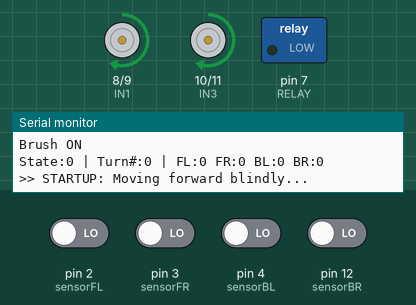
The sketch below on a simulated Arduino Uno, built with avr-gcc and run on an emulated ATmega328P. Shown: motor-driver pin pairs drawn as motors (green arrow = first pin HIGH = forward, orange = second pin HIGH = backward, longer = more drive, scaled by the enable pin), switched loads named in the sketch (green lamp = pin HIGH), the last lines printed to the serial monitor. Inputs (shaded band) come from the test bench; at power-on: pin 2 (sensorFL), pin 3 (sensorFR), pin 4 (sensorBL), pin 12 (sensorBR) LOW.

Above: at 2.2 s.
2.3 s: pin 4 (sensorBL) driven HIGH
5.3 s: pin 4 (sensorBL) driven LOW
6.9 s: pin 12 (sensorBR) driven HIGH
At 7.53 s:
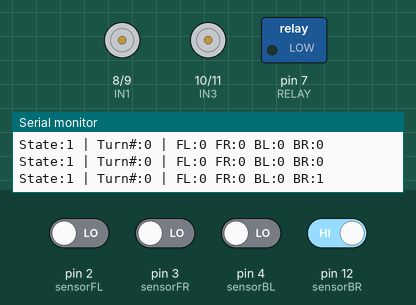
9.9 s: pin 12 (sensorBR) driven LOW
11.4 s: pin 2 (sensorFL) driven HIGH
14.4 s: pin 3 (sensorFR) driven HIGH
At 17.3 s:
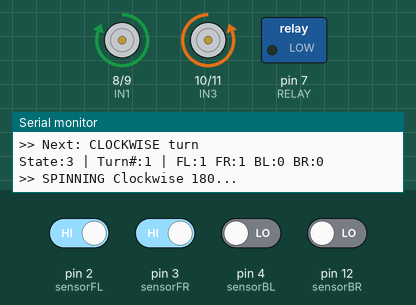
At 24.0 s:
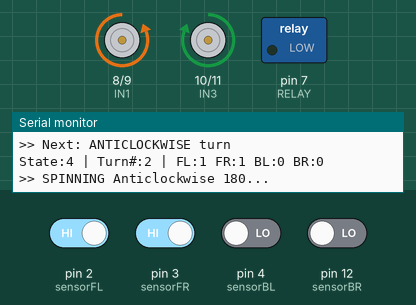
Timing chart, 0 to 24.3 s (numbered marks = the images above; inputs shaded):
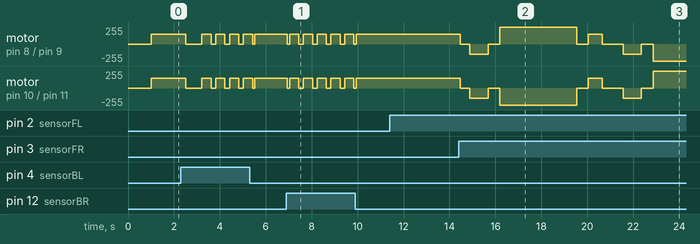

Measured:
- after the input at 6.9 s, motor on pin 8 (IN1) / pin 9 (IN2), motor on pin 10 (IN3) / pin 11 (IN4): forward 150/255 → stopped at once, then repeats every 0.60 s: forward 150/255 0.40 s, stopped 0.20 s
- by itself, motor on pin 8 (IN1) / pin 9 (IN2), motor on pin 10 (IN3) / pin 11 (IN4): repeats every 0.60 s: forward 150/255 0.40 s, stopped 0.20 s

The sketch:

cleaningRobot.ino
```cpp
// ==========================================
//     CLEANING ROBOT FULL CODE
// ==========================================

// ========== PIN DEFINITIONS ==========
int ENA = 5;
int IN1 = 8;
int IN2 = 9;
int IN3 = 10;
int IN4 = 11;
int ENB = 6;
int RELAY = 7;
int sensorFL = 2;
int sensorFR = 3;
int sensorBL = 4;
int sensorBR = 12;

// ========== SPEED SETTINGS ==========
int motorSpeed = 150;
int turnSpeed  = 255;

// ========== CALIBRATION ==========
int startupMoveTime = 1500;
int reverseTime     = 800;
int turn180TimeCW   = 3350;  // Adjust if CW is not exact 180
int turn180TimeCCW  = 3400;  // Already perfect
int rowShiftTime    = 600;

// ========== STATE MACHINE ==========
#define STARTUP        0
#define MOVE_FORWARD   1
#define REVERSING      2
#define TURN_CW        3
#define TURN_CCW       4
#define ROW_SHIFT      5
#define DONE           6

int state     = STARTUP;
int turnCount = 0;

// ========== SETUP ==========
void setup() {
  pinMode(ENA, OUTPUT);
  pinMode(IN1, OUTPUT);
  pinMode(IN2, OUTPUT);
  pinMode(IN3, OUTPUT);
  pinMode(IN4, OUTPUT);
  pinMode(ENB, OUTPUT);
  pinMode(RELAY, OUTPUT);
  pinMode(sensorFL, INPUT);
  pinMode(sensorFR, INPUT);
  pinMode(sensorBL, INPUT);
  pinMode(sensorBR, INPUT);

  Serial.begin(9600);
  Serial.println("==================");
  Serial.println("  Robot Starting  ");
  Serial.println("==================");

  digitalWrite(RELAY, LOW); // Change to HIGH if brush doesnt spin
  Serial.println("Brush ON");

  delay(1000);
}

// ========== MOVEMENT FUNCTIONS ==========
void moveForward() {
  analogWrite(ENA, motorSpeed);
  analogWrite(ENB, motorSpeed);
  digitalWrite(IN1, HIGH);
  digitalWrite(IN2, LOW);
  digitalWrite(IN3, HIGH);
  digitalWrite(IN4, LOW);
}

void moveBackward() {
  analogWrite(ENA, motorSpeed);
  analogWrite(ENB, motorSpeed);
  digitalWrite(IN1, LOW);
  digitalWrite(IN2, HIGH);
  digitalWrite(IN3, LOW);
  digitalWrite(IN4, HIGH);
}

// Left FORWARD + Right BACKWARD = Clockwise sharp turn
void spinCW() {
  analogWrite(ENA, turnSpeed);
  analogWrite(ENB, turnSpeed);
  digitalWrite(IN1, HIGH);
  digitalWrite(IN2, LOW);
  digitalWrite(IN3, LOW);
  digitalWrite(IN4, HIGH);
}

// Left BACKWARD + Right FORWARD = Anticlockwise sharp turn
void spinCCW() {
  analogWrite(ENA, turnSpeed);
  analogWrite(ENB, turnSpeed);
  digitalWrite(IN1, LOW);
  digitalWrite(IN2, HIGH);
  digitalWrite(IN3, HIGH);
  digitalWrite(IN4, LOW);
}

void stopMotors() {
  digitalWrite(IN1, LOW);
  digitalWrite(IN2, LOW);
  digitalWrite(IN3, LOW);
  digitalWrite(IN4, LOW);
}

// ========== MAIN LOOP ==========
void loop() {

  int FL = digitalRead(sensorFL);
  int FR = digitalRead(sensorFR);
  int BL = digitalRead(sensorBL);
  int BR = digitalRead(sensorBR);

  Serial.print("State:"); Serial.print(state);
  Serial.print(" | Turn#:"); Serial.print(turnCount);
  Serial.print(" | FL:"); Serial.print(FL);
  Serial.print(" FR:"); Serial.print(FR);
  Serial.print(" BL:"); Serial.print(BL);
  Serial.print(" BR:"); Serial.println(BR);

  switch (state) {

    // ===== STATE 0: STARTUP =====
    case STARTUP:
      Serial.println(">> STARTUP: Moving forward blindly...");
      moveForward();
      delay(startupMoveTime);
      stopMotors();
      delay(500);
      Serial.println(">> STARTUP done. Sensors enabled.");
      state = MOVE_FORWARD;
      break;

    // ===== STATE 1: MOVE FORWARD =====
    case MOVE_FORWARD:

      if (FL == 1 && FR == 1) {
        stopMotors();
        delay(300);
        Serial.println(">> EDGE detected! Reversing...");
        state = REVERSING;
      }
      else if (BL == 1 || BR == 1) {
        stopMotors();
        delay(100);
        moveForward();
        delay(400);
        stopMotors();
      }
      else {
        moveForward();
      }
      break;

    // ===== STATE 2: REVERSING =====
    case REVERSING:
      Serial.println(">> REVERSING away from edge...");
      moveBackward();
      delay(reverseTime);
      stopMotors();
      delay(400);

      if (turnCount % 2 == 0) {
        Serial.println(">> Next: CLOCKWISE turn");
        state = TURN_CW;
      } else {
        Serial.println(">> Next: ANTICLOCKWISE turn");
        state = TURN_CCW;
      }
      turnCount++;
      break;

    // ===== STATE 3: CLOCKWISE 180 =====
    case TURN_CW:
      Serial.println(">> SPINNING Clockwise 180...");
      spinCW();
      delay(turn180TimeCW);  // 3700ms
      stopMotors();
      delay(400);
      Serial.println(">> CW turn done.");
      state = ROW_SHIFT;
      break;

    // ===== STATE 4: ANTICLOCKWISE 180 =====
    case TURN_CCW:
      Serial.println(">> SPINNING Anticlockwise 180...");
      spinCCW();
      delay(turn180TimeCCW);  // 3450ms
      stopMotors();
      delay(400);
      Serial.println(">> CCW turn done.");
      state = ROW_SHIFT;
      break;

    // ===== STATE 5: ROW SHIFT =====
    case ROW_SHIFT:
      Serial.println(">> ROW SHIFT: Moving to next row...");
      moveForward();
      delay(rowShiftTime);
      stopMotors();
      delay(400);

      if (digitalRead(sensorBL) == 1 || digitalRead(sensorBR) == 1) {
        Serial.println(">> No more rows.");
        state = DONE;
      } else {
        Serial.println(">> New row. Resuming.");
        state = MOVE_FORWARD;
      }
      break;

    // ===== STATE 6: DONE =====
    case DONE:
      stopMotors();
      digitalWrite(RELAY, HIGH);
      Serial.println("==============================");
      Serial.println("   Cleaning Complete!");
      Serial.println("   Robot Stopped.");
      Serial.println("==============================");
      delay(5000);
      break;
  }

  delay(100);
}
```
